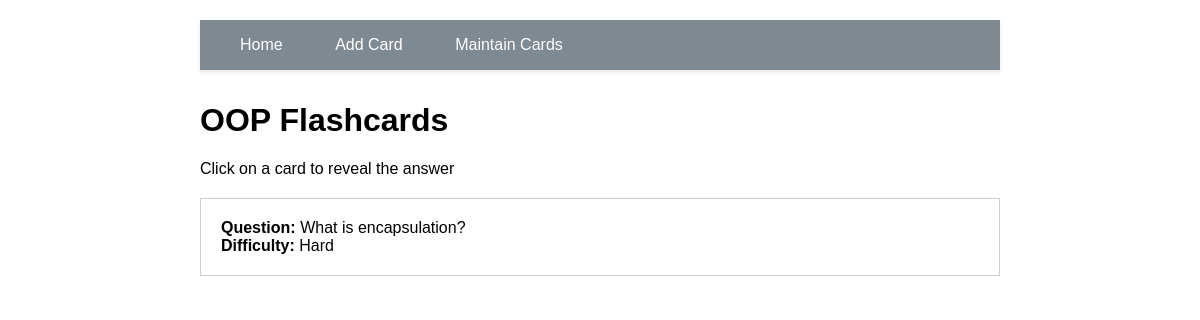
Page /cards/OOP on the committed database.
### tables this page shows
CREATE TABLE flashcards (
            id INTEGER PRIMARY KEY AUTOINCREMENT,
            topic TEXT NOT NULL,
            question TEXT NOT NULL,
            answer TEXT NOT NULL,
            difficulty TEXT NOT NULL
        );

### app.py (the view)
@app.route('/cards/<topic>')
def cards(topic):
    conn = get_db_connection()
    flashcards = conn.execute('SELECT * FROM flashcards WHERE topic = ?',
                            (topic,)).fetchall()
    conn.close()
    return render_template('cards.html', cards=flashcards, topic=topic)

### app.py (called while the page is built)
def get_db_connection():
    conn = sqlite3.connect('flashcards.db')
    conn.row_factory = sqlite3.Row
    return conn

### templates/cards.html (shortened to what this page needs)
{% extends 'base.html' %}
{% block content %}
<h1>{{ topic }} Flashcards</h1>
<p>Click on a card to reveal the answer</p>
{% for card in cards %}
<div class="flashcard">
    <div class="question">
        <strong>Question:</strong> {{ card['question'] }}
    </div>
    <div class="difficulty">
        <strong>Difficulty:</strong> {{ card['difficulty'] }}
    </div>
</div>
{% endfor %}
{% endblock %}

### static/style.css (style rules this page uses)
body { font-family: Arial; max-width: 800px; margin: 0 auto; padding: 20px; }
.flashcard { border: 1px solid #ccc; padding: 20px; margin: 20px 0; cursor: pointer; }

### rows in the picture
flashcards: topic "OOP", question "What is encapsulation?", difficulty "Hard"
